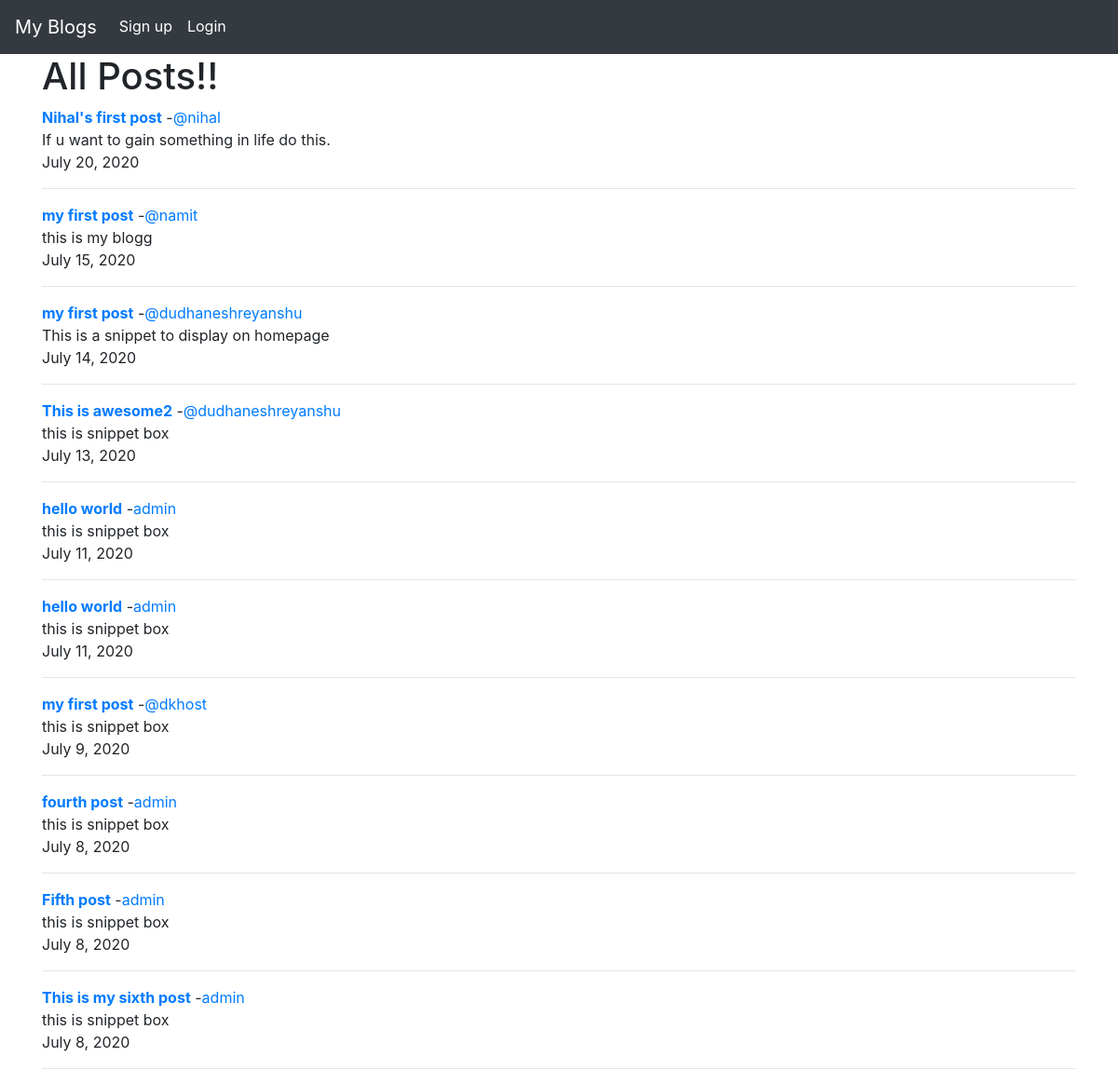
The page / on the database its author committed.
### post_app/models.py (models this page shows, shortened)
class Post(models.Model):
    title = models.CharField(max_length=255)
    title_tag = models.CharField(max_length=255)
    author = models.ForeignKey(User, on_delete = models.CASCADE)
    body =RichTextField(blank=True, null=True)
    post_date = models.DateField(auto_now_add=True)
    likes = models.ManyToManyField(User, related_name='blog_posts')
    snippet = models.CharField(max_length=255)

### post_app/views.py (the view)
# urls.py: path('',HomeView.as_view(), name='home'),
class HomeView(ListView):
    model = Post
    template_name = 'home.html'
    ordering = ['-post_date']

### post_app/templates/home.html (shortened to what this page needs)
{% extends 'base.html' %}
{% block content %}
<h1>All Posts!!</h1>
  {% for post in object_list %}
    <strong><a href="{% url 'post_detail' post.pk %}">{{ post.title }}</a></strong> -<a href="{% url 'mypost' post.author.id %}">{{ post.author }}</a> <br>
    {{ post.snippet }}
      <br>{{post.post_date}}<br><hr>
  {% endfor %}
{% endblock %}

### post_app/templates/base.html (shortened to what this page needs)
<!doctype html>
<html lang="en">
  <head>
    <link rel="stylesheet" href="https://stackpath.bootstrapcdn.com/bootstrap/4.5.0/css/bootstrap.min.css">
  </head>
  <body>
    <nav class="navbar navbar-expand-lg navbar-dark bg-dark">
      <a class="navbar-brand" href="{% url 'home' %}">My Blogs</a>
      <div class="collapse navbar-collapse" id="navbarSupportedContent">
        <ul class="navbar-nav mr-auto">
      {% if user.is_authenticated %}
          <li class="nav-item">
            <a class="nav-link" href="{% url 'add_post' %}">Add post<span class="sr-only">(current)</span></a>
          </li>
          <li class="nav-item">
            <a class="nav-link" href="{% url 'mypost' user.pk %}">My post<span class="sr-only">(current)</span></a>
          </li>
          <li class="nav-item">
            <a class="nav-link" href="{% url 'edit_profile' %}">My profile<span class="sr-only">(current)</span></a>
          </li>
          <li class="nav-item">
            <a class="nav-link" href="{% url 'logout' %}">Logout<span class="sr-only">(current)</span></a>
          </li>
      {% else %}
          <li class="nav-item" id="right">
            <a class="nav-link" href="{% url 'register' %}">Sign up</a>
          </li>
          <li class="nav-item" id="right">
            <a class="nav-link" href="{% url 'login' %}">Login</a>
          </li>
      {% endif %}
        </ul>
      </div>
    </nav>
    <div class="container">
      {% block content %}
      {% endblock %}
    </div>
  </body>
</html>

### post_app/templates/base.html (style rules this page uses)
#right { float: right; }
nav * { color: rgba(255, 255, 255, 1) !important; }
.nav-link { border-bottom: 2px solid transparent; }

### rows shown on the page
Post: title "Nihal's first post", author "@nihal", snippet "If u want to gain something in life do this.", post_date "July 20, 2020"
Post: title "my first post", author "@namit", snippet "this is my blogg", post_date "July 15, 2020"
Post: title "my first post", author "@dudhaneshreyanshu", snippet "This is a snippet to display on homepage", post_date "July 14, 2020"
Post: title "This is awesome2", author "@dudhaneshreyanshu", snippet "this is snippet box", post_date "July 13, 2020"
Post: title "hello world", author "admin", snippet "this is snippet box", post_date "July 11, 2020"
Post: title "hello world", author "admin", snippet "this is snippet box", post_date "July 11, 2020"
Post: title "my first post", author "@dkhost", snippet "this is snippet box", post_date "July 9, 2020"
Post: title "fourth post", author "admin", snippet "this is snippet box", post_date "July 8, 2020"
Post: title "Fifth post", author "admin", snippet "this is snippet box", post_date "July 8, 2020"
Post: title "This is my sixth post", author "admin", snippet "this is snippet box", post_date "July 8, 2020"
